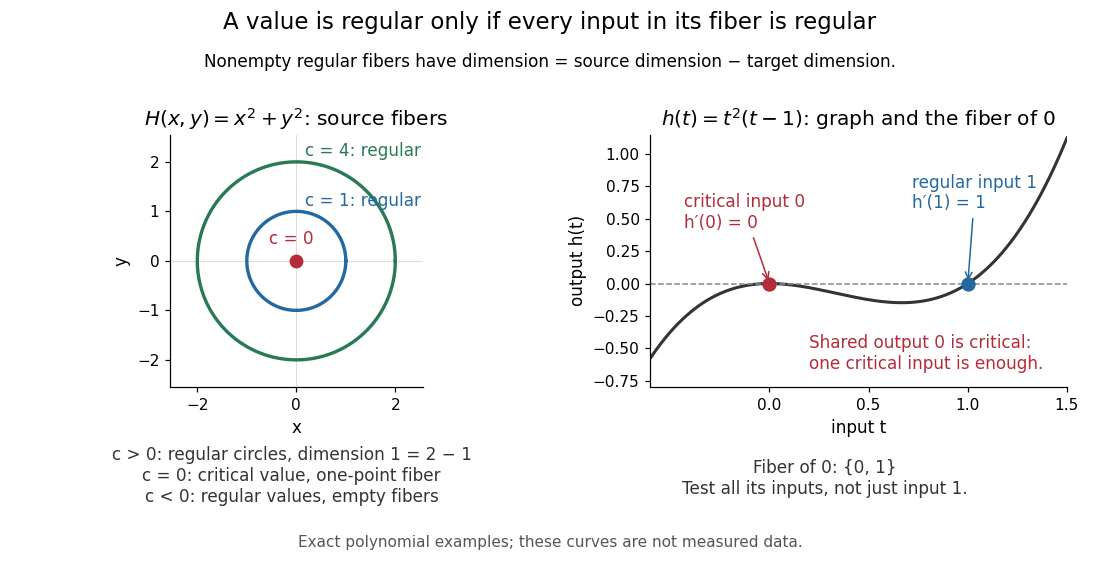

The Python source for this figure:
"""Generate exact regular-fiber and mixed-input examples in the CWD.

Run from _media: MPLCONFIGDIR=/tmp/codex-wiki-matplotlib python3 ../critical-points-values-fibers.py
Tested with Python 3.14.4, NumPy 2.3.5, Matplotlib 3.10.7.
"""

from pathlib import Path

import matplotlib

matplotlib.use("Agg")
import matplotlib.pyplot as plt
import numpy as np


def main():
    blue, green, red = "#2468a0", "#287a54", "#b52b39"
    plt.rcParams.update({"font.size": 11, "axes.spines.top": False, "axes.spines.right": False})
    fig, (radial, mixed) = plt.subplots(1, 2, figsize=(10, 5.1), dpi=110)
    fig.patch.set_facecolor("white")
    fig.subplots_adjust(left=0.08, right=0.97, top=0.76, bottom=0.31, wspace=0.35)
    fig.suptitle("A value is regular only if every input in its fiber is regular", y=0.98, fontsize=15)
    fig.text(0.5, 0.88, "Nonempty regular fibers have dimension = source dimension − target dimension.", ha="center")
    radial.set_title(r"$H(x,y)=x^2+y^2$: source fibers")
    theta = np.linspace(0, 2*np.pi, 401)
    for c, color in [(1, blue), (4, green)]:
        xs, ys = np.sqrt(c)*np.cos(theta), np.sqrt(c)*np.sin(theta)
        assert np.allclose(xs*xs+ys*ys, c)
        assert np.all(np.hypot(2*xs, 2*ys) > 0)
        radial.plot(xs, ys, color=color, lw=2.2)
        radial.text(0.18, np.sqrt(c)+0.11, f"c = {c}: regular", color=color)
    radial.axhline(0, color="#dddddd", lw=0.7, zorder=0)
    radial.axvline(0, color="#dddddd", lw=0.7, zorder=0)
    radial.scatter([0], [0], color=red, s=65, zorder=4)
    radial.text(-0.56, 0.35, "c = 0", color=red)
    radial.set(xlim=(-2.55, 2.55), ylim=(-2.55, 2.55), xlabel="x", ylabel="y")
    radial.set_aspect("equal", adjustable="box")

    t = np.linspace(-0.6, 1.5, 500)
    mixed.plot(t, t*t*(t-1), color="#333333", lw=2)
    mixed.axhline(0, color="#888888", ls="--", lw=1)
    mixed.scatter([0], [0], color=red, s=70, zorder=4)
    mixed.scatter([1], [0], color=blue, s=70, zorder=4)
    mixed.annotate("critical input 0\nh′(0) = 0", (0, 0), xytext=(-0.43, 0.43),
                   arrowprops={"arrowstyle": "->", "color": red}, color=red)
    mixed.annotate("regular input 1\nh′(1) = 1", (1, 0), xytext=(0.72, 0.58),
                   arrowprops={"arrowstyle": "->", "color": blue}, color=blue)
    mixed.text(0.2, -0.66, "Shared output 0 is critical:\none critical input is enough.", color=red)
    mixed.set(title=r"$h(t)=t^2(t-1)$: graph and the fiber of 0",
              xlim=(-0.6, 1.5), ylim=(-0.8, 1.15), xlabel="input t", ylabel="output h(t)")
    mixed.set_xticks([0, 0.5, 1, 1.5])
    for ax in [radial, mixed]:
        ax.set_facecolor("white")
        ax.tick_params(labelsize=10)
    fig.text(0.265, 0.105, "c > 0: regular circles, dimension 1 = 2 − 1\nc = 0: critical value, one-point fiber\nc < 0: regular values, empty fibers",
             ha="center", color="#333333")
    fig.text(0.75, 0.12, "Fiber of 0: {0, 1}\nTest all its inputs, not just input 1.", ha="center", color="#333333")
    fig.text(0.5, 0.025, "Exact polynomial examples; these curves are not measured data.",
             ha="center", fontsize=10, color="#555555")
    assert 3*0**2-2*0 == 0 and 3*1**2-2*1 == 1
    assert all(t*t*(t-1) == 0 for t in [0, 1])
    assert np.linalg.matrix_rank(np.array([[0.0, 0.0]])) == 0
    fig.savefig(Path(__file__).with_suffix(".png").name, facecolor="white", transparent=False)
    plt.close(fig)


if __name__ == "__main__":
    main()
